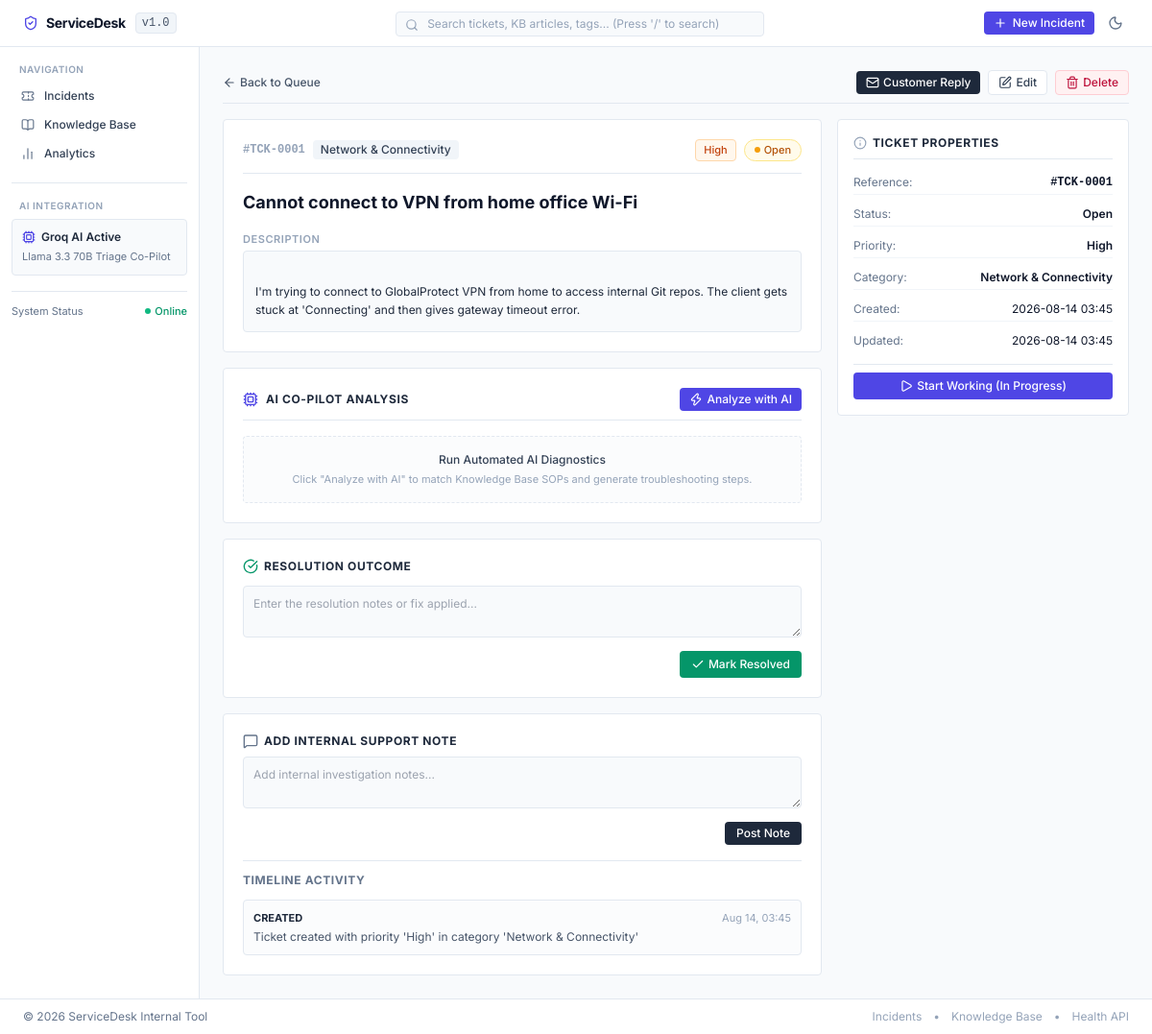
The app's page /tickets/1, older data.
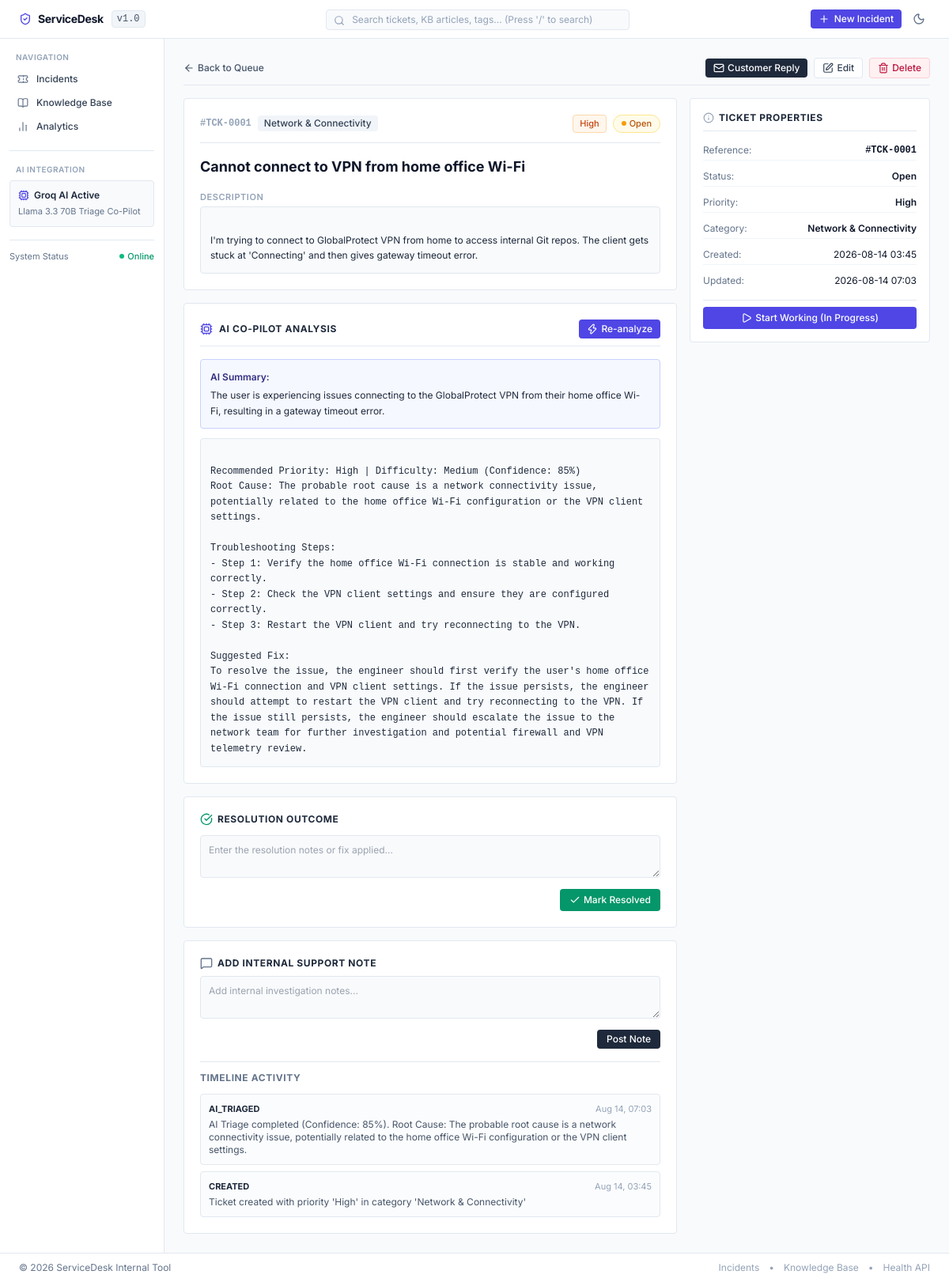
The same page, newer data.
### app/models.py (models this page shows)
class TicketActivity(Base):
    __tablename__ = "ticket_activities"
    id = Column(Integer, primary_key=True, index=True, autoincrement=True)
    ticket_id = Column(Integer, ForeignKey("tickets.id", ondelete="CASCADE"), nullable=False)
    activity_type = Column(String(100), nullable=False)  # CREATED, STATUS_CHANGE, AI_TRIAGED, RESOLVED, COMMENT
    notes = Column(Text, nullable=True)
    created_at = Column(DateTime(timezone=True), default=utc_now)
    ticket = relationship("Ticket", back_populates="activities")

class Ticket(Base):
    __tablename__ = "tickets"
    id = Column(Integer, primary_key=True, index=True, autoincrement=True)
    title = Column(String(255), nullable=False)
    description = Column(Text, nullable=False)
    status = Column(String(50), nullable=False, default="Open")  # Open, In Progress, Pending, Resolved, Closed
    priority = Column(String(50), nullable=False, default="Medium")  # Low, Medium, High, Urgent
    category = Column(String(100), nullable=False, default="General IT")
    ai_summary = Column(Text, nullable=True)
    suggested_resolution = Column(Text, nullable=True)
    final_resolution = Column(Text, nullable=True)
    created_at = Column(DateTime(timezone=True), default=utc_now)
    updated_at = Column(DateTime(timezone=True), default=utc_now, onupdate=utc_now)
    activities = relationship("TicketActivity", back_populates="ticket", cascade="all, delete-orphan", order_by="TicketActivity.created_at.desc()")

### app/routers/tickets.py (the view)
@router.get("/tickets/{ticket_id}", response_class=HTMLResponse)
async def view_ticket_detail(
    request: Request,
    ticket_id: int,
    created: Optional[bool] = False,
    updated: Optional[bool] = False,
    resolved: Optional[bool] = False,
    note_added: Optional[bool] = False,
    db: Session = Depends(get_db)
):
    ticket = TicketService.get_ticket_by_id(db, ticket_id)
    if not ticket:
        raise HTTPException(status_code=404, detail=f"Support Ticket #{ticket_id} not found")
    categories = TicketService.get_categories(db)
    return templates.TemplateResponse(
        request=request,
        name="tickets/detail.html",
        context={
            "app_name": settings.APP_NAME,
            "ticket": ticket,
            "categories": categories,
            "statuses": VALID_STATUSES,
            "priorities": VALID_PRIORITIES,
            "created": created,
            "updated": updated,
            "resolved": resolved,
            "note_added": note_added
        }
    )

### app/templates/tickets/detail.html (shortened to what the changed rows need)
{% extends "base.html" %}
{% block content %}
<div class="space-y-4">
    <div class="grid grid-cols-1 lg:grid-cols-12 gap-4">
        <div class="lg:col-span-8 space-y-4">
            <div class="rounded border border-slate-200 dark:border-slate-800 bg-white dark:bg-slate-900 p-4 sm:p-5 shadow-xs space-y-4">
                <div class="flex flex-wrap items-center justify-between gap-2 pb-3 border-b border-slate-200 dark:border-slate-800">
                    <div class="flex items-center gap-2">
                        <span class="font-mono text-xs font-bold text-slate-400">#TCK-{{ "%04d" % ticket.id }}</span>
                        <span class="text-xs px-2 py-0.5 rounded bg-slate-100 dark:bg-slate-800 text-slate-700 dark:text-slate-300 font-medium">
                            {{ ticket.category }}
                        </span>
                    </div>
                    <div class="flex items-center gap-2">
                    </div>
                </div>
                <h1 class="text-base sm:text-lg font-bold text-slate-900 dark:text-white">
                    {{ ticket.title }}
                </h1>
                <div class="space-y-1">
                    <p class="text-[11px] font-semibold uppercase tracking-wider text-slate-400">Description</p>
                    <div class="p-3 rounded border border-slate-200 dark:border-slate-800 bg-slate-50 dark:bg-slate-950 text-xs text-slate-800 dark:text-slate-200 leading-relaxed whitespace-pre-line">
                        {{ ticket.description }}
                    </div>
                </div>
            </div>
            <div class="rounded border border-slate-200 dark:border-slate-800 bg-white dark:bg-slate-900 p-4 sm:p-5 shadow-xs space-y-4">
                <div class="flex items-center justify-between pb-2 border-b border-slate-200 dark:border-slate-800">
                    <div class="flex items-center gap-2">
                        <h2 class="text-xs font-bold uppercase tracking-wider text-slate-800 dark:text-slate-200">
                            AI Co-Pilot Analysis
                        </h2>
                    </div>
                    <form method="POST" action="/tickets/{{ ticket.id }}/triage" onsubmit="showAiLoading(this);">
                        <button type="submit" id="ai-triage-btn" class="inline-flex items-center gap-1 px-2.5 py-1 rounded bg-indigo-600 hover:bg-indigo-700 text-white text-xs font-medium shadow-xs transition">
                            <i data-lucide="zap" class="w-3.5 h-3.5"></i>
                            <span id="ai-btn-text">{% if ticket.ai_summary %}Re-analyze{% else %}Analyze with AI{% endif %}</span>
                        </button>
                    </form>
                </div>
                {% if ticket.ai_summary %}
                    <div class="space-y-3">
                        <div class="p-3 rounded bg-indigo-50/50 dark:bg-indigo-950/20 border border-indigo-200 dark:border-indigo-900/40 text-xs text-slate-800 dark:text-slate-200 leading-relaxed space-y-1">
                            <span class="font-semibold text-indigo-900 dark:text-indigo-300 block">AI Summary:</span>
                            <p>{{ ticket.ai_summary }}</p>
                        </div>
                        <div class="p-3 rounded bg-slate-50 dark:bg-slate-950 border border-slate-200 dark:border-slate-800 text-xs text-slate-800 dark:text-slate-200 leading-relaxed font-mono whitespace-pre-line">
                            {{ ticket.suggested_resolution }}
                        </div>
                    </div>
                {% else %}
                    <div class="p-4 rounded border border-dashed border-slate-200 dark:border-slate-800 bg-slate-50/50 dark:bg-slate-950/50 text-center space-y-1">
                        <p class="text-xs font-medium text-slate-700 dark:text-slate-300">Run Automated AI Diagnostics</p>
                        <p class="text-[11px] text-slate-400">Click "Analyze with AI" to match Knowledge Base SOPs and generate troubleshooting steps.</p>
                    </div>
                {% endif %}
            </div>
            <div class="rounded border border-slate-200 dark:border-slate-800 bg-white dark:bg-slate-900 p-4 sm:p-5 shadow-xs space-y-3">
                <h2 class="text-xs font-bold uppercase tracking-wider text-slate-800 dark:text-slate-200 flex items-center gap-1.5">
                    <i data-lucide="check-circle" class="w-4 h-4 text-emerald-600"></i>
                    <span>Resolution Outcome</span>
                </h2>
            </div>
            <div class="rounded border border-slate-200 dark:border-slate-800 bg-white dark:bg-slate-900 p-4 sm:p-5 shadow-xs space-y-4">
                <div class="space-y-2">
                    <h2 class="text-xs font-bold uppercase tracking-wider text-slate-800 dark:text-slate-200 flex items-center gap-1.5">
                        <i data-lucide="message-square" class="w-4 h-4 text-slate-500"></i>
                        <span>Add Internal Support Note</span>
                    </h2>
                </div>
                <div class="pt-3 border-t border-slate-200 dark:border-slate-800 space-y-3">
                    {% if ticket.activities %}
                        <div class="space-y-2">
                            {% for act in ticket.activities %}
                                <div class="p-2.5 rounded border border-slate-200 dark:border-slate-800 bg-slate-50/50 dark:bg-slate-950/50 text-xs space-y-1">
                                    <div class="flex items-center justify-between text-[11px]">
                                        <span class="font-bold text-slate-800 dark:text-slate-200">{{ act.activity_type }}</span>
                                        <span class="text-slate-400">{{ act.created_at.strftime('%b %d, %H:%M') }}</span>
                                    </div>
                                    <p class="text-slate-600 dark:text-slate-400">{{ act.notes }}</p>
                                </div>
                            {% endfor %}
                        </div>
                    {% else %}
                        <p class="text-xs text-slate-400 text-center py-2">No activity logged.</p>
                    {% endif %}
                </div>
            </div>
        </div>
        <div class="lg:col-span-4 space-y-4">
            <div class="rounded border border-slate-200 dark:border-slate-800 bg-white dark:bg-slate-900 p-4 shadow-xs space-y-3">
                <div class="space-y-2 text-xs">
                    <div class="flex justify-between py-1 border-b border-slate-100 dark:border-slate-800">
                        <span class="text-slate-500">Reference:</span>
                        <span class="font-mono font-semibold">#TCK-{{ "%04d" % ticket.id }}</span>
                    </div>
                    <div class="flex justify-between py-1 border-b border-slate-100 dark:border-slate-800">
                        <span class="text-slate-500">Status:</span>
                        <span class="font-semibold">{{ ticket.status }}</span>
                    </div>
                    <div class="flex justify-between py-1 border-b border-slate-100 dark:border-slate-800">
                        <span class="text-slate-500">Priority:</span>
                        <span class="font-semibold">{{ ticket.priority }}</span>
                    </div>
                    <div class="flex justify-between py-1 border-b border-slate-100 dark:border-slate-800">
                        <span class="text-slate-500">Category:</span>
                        <span class="font-semibold">{{ ticket.category }}</span>
                    </div>
                    <div class="flex justify-between py-1 border-b border-slate-100 dark:border-slate-800">
                        <span class="text-slate-500">Created:</span>
                        <span>{{ ticket.created_at.strftime('%Y-%m-%d %H:%M') }}</span>
                    </div>
                    <div class="flex justify-between py-1">
                        <span class="text-slate-500">Updated:</span>
                        <span>{{ ticket.updated_at.strftime('%Y-%m-%d %H:%M') }}</span>
                    </div>
                </div>
            </div>
        </div>
    </div>
</div>
{% endblock %}

Row changes from the older to the newer data that the page shows:
changed Ticket "Cannot connect to VPN from home office Wi-Fi": ai_summary (not shown) → "The user is experiencing issues connecting to the GlobalProtect VPN from their home office Wi-Fi, resulting in a gateway timeout error."; suggested_resolution (not shown) → "Recommended Priority: High | Difficulty: Medium (Confidence: 85%) Root Cause: The probable root cause is a network connectivity issue, potentially related to the home office Wi-Fi configuration or the VPN client settings. Troubleshooting Steps: - Step 1: Verify the home office Wi-Fi connection is stable and working correctly. - Step 2: Check the VPN client settings and ensure they are configured correctly. - Step 3: Restart the VPN client and try reconnecting to the VPN. Suggested Fix: To resolve the issue, the engineer should first verify the user's home office Wi-Fi connection and VPN client settings. If the issue persists, the engineer should attempt to restart the VPN client and try…"; updated_at "2026-08-14 03:45" → "2026-08-14 07:03"
added TicketActivity: activity_type "AI_TRIAGED", created_at "Aug 14, 07:03", notes "AI Triage completed (Confidence: 85%). Root Cause: The probable root cause is a network connectivity issue, potentially related to the home office Wi-Fi configuration or the VPN client settings."
Text that changed along with them:
text no longer shown: "Analyze with AI Run Automated AI Diagnostics Click \"Analyze with AI\" to match Knowledge Base SOPs and generate troubleshooting steps."
text now shown: "Re-analyze AI Summary:"
